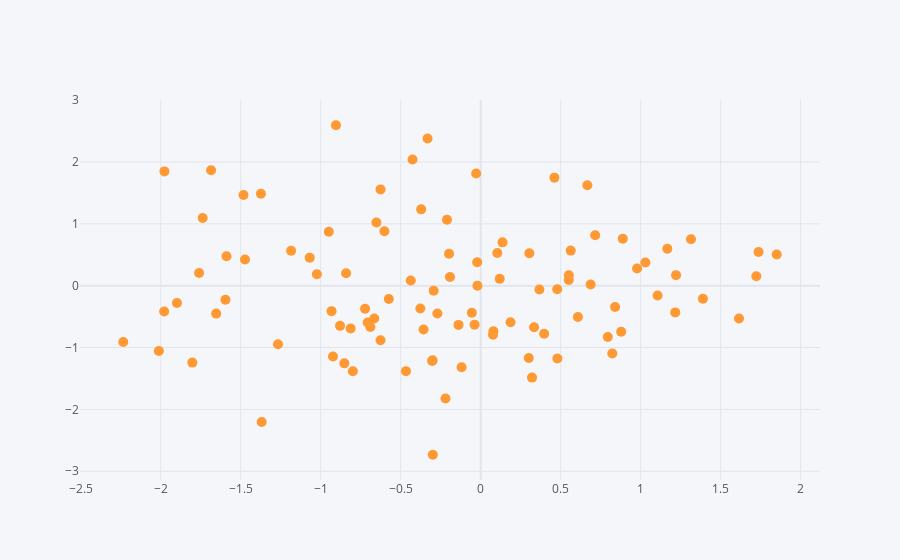

The notebook cell saved with this chart:
### Code cell
df.iplot(kind='scatter', x='A', y='B', size=10, mode='markers')
